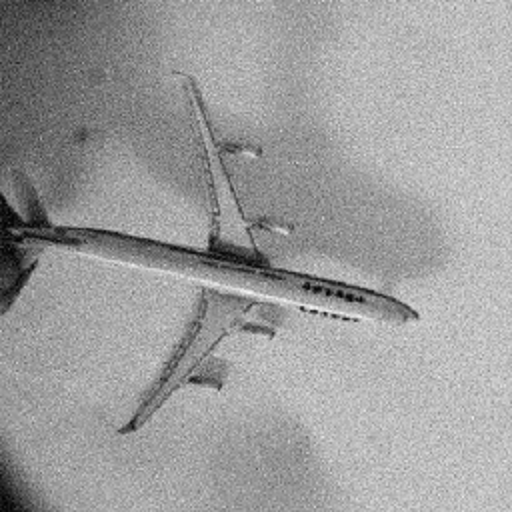
#> input picture digital_image_processing/homework/pictures/plane.bmp, 512 x 512 px
$ python segmentation_plane_1.py
#> lines starting #> are read from the running program, lines starting #| are printed output that depends on the picture; after the words box and inside, x2 and y2 are one past the last pixel; in counts of white or black regions, pixels touching at a corner belong together

import cv2
import os
import sys

# gets the absolute path to the file
abspath = os.path.abspath(os.path.dirname(__file__))
# add the library file path
sys.path.append(abspath + "/../../common")
# change the work path
os.chdir(abspath)

img_path = r'pictures/plane.bmp'
img = cv2.imread(img_path)
#> img is the input picture: shape (512, 512, 3); min 1, max 247, mean 157
cv2.imshow('ori',img)

# 转换灰度
gray = cv2.cvtColor(img, cv2.COLOR_BGR2GRAY)
cv2.imshow('gray',gray)

# 用高斯滤波处理原图像降噪
blur = cv2.GaussianBlur(gray, (9, 9), 0)
cv2.imshow('blur',blur)

# canny 边缘检测
canny = cv2.Canny(blur, 30, 110)
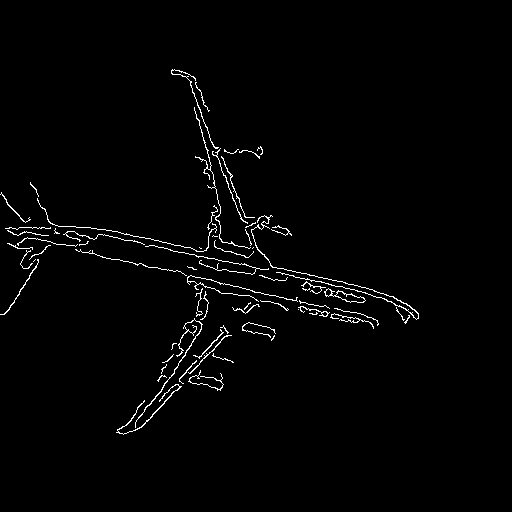
#> canny: shape (512, 512); 1.7% white in thin lines or dots, all inside (x1, y1, x2, y2) = (0, 69, 419, 435)

cv2.imshow('canny',canny)

# 图像形态学
# 定义不同的核 MORPH_RECT（方形核）， MORPH_CROSS（十字核）， MORPH_ELLIPSE（椭圆核）
kernel = cv2.getStructuringElement(cv2.MORPH_RECT, (13, 12))
# 膨胀和腐蚀
dilated = cv2.dilate(canny, kernel)
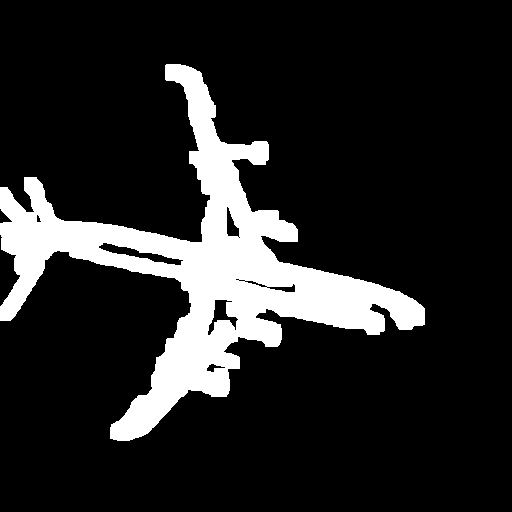
#> dilated: shape (512, 512); 14.7% white; 1 white region, box (x1, y1, x2, y2) and area: (0, 64, 425, 441) 38651

cv2.imshow('dilated',dilated)

erode = cv2.erode(canny, kernel)
#> erode: shape (512, 512); every value is 0

cv2.imshow('erode',erode)
# 获取差分图
result = cv2.absdiff(dilated, erode)
cv2.imshow('absdiff',result)

# 模糊图像二值化
ret, thresh = cv2.threshold(result, 100,255,cv2.THRESH_OTSU)
#> ret = 0

# 闭运算
closed = cv2.morphologyEx(thresh, cv2.MORPH_CLOSE, kernel)
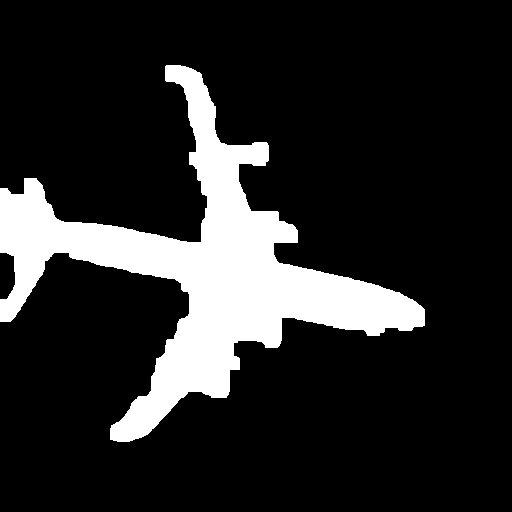
#> closed: shape (512, 512); 15.7% white; 1 white region, box (x1, y1, x2, y2) and area: (0, 65, 425, 442) 41247

canny_2 = cv2.Canny(closed, 30, 110)
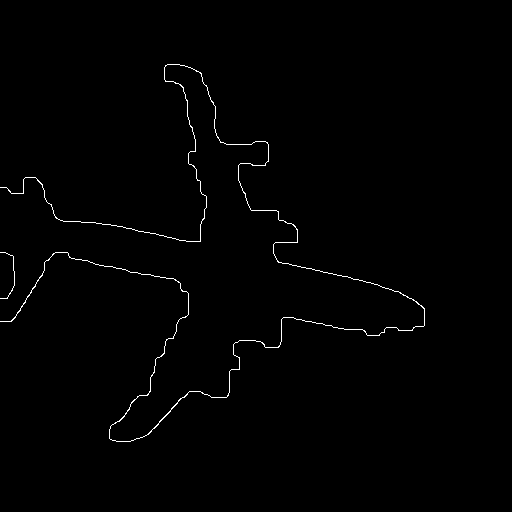
#> canny_2: shape (512, 512); 0.75% white in thin lines or dots, all inside (x1, y1, x2, y2) = (0, 64, 425, 442)

cv2.imshow('Division', closed)
cv2.imshow('Contours', canny_2)

cv2.waitKey()
cv2.destroyAllWindows()
